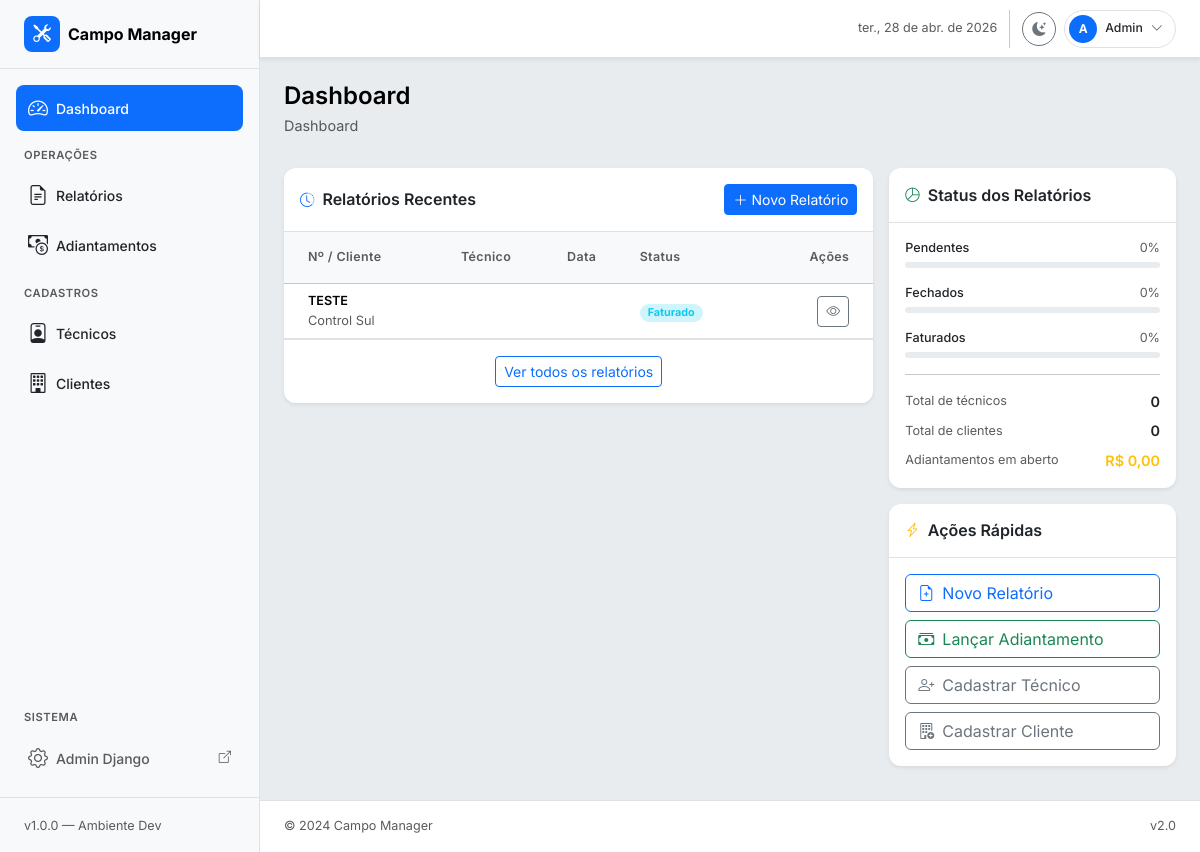
Before: /dashboard/ with the older database file.
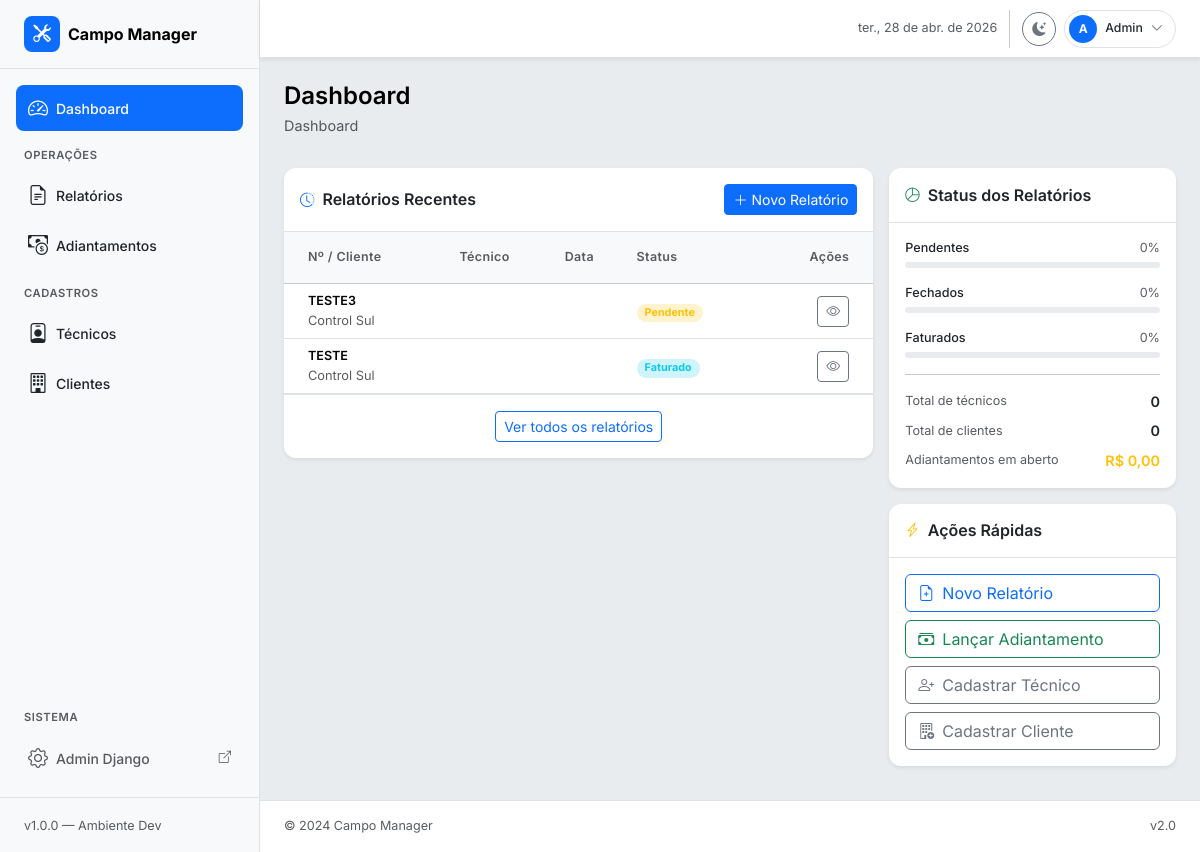
After: the same page with the newer database file.
### relatorios/models.py (models this page shows, shortened)
class RelatorioTecnico(models.Model):
    numero = models.CharField("Número", max_length=30, unique=True)
    status = models.CharField(
        "Status",
        max_length=20,
        choices=StatusRelatorio.choices,
        default=StatusRelatorio.RASCUNHO,
    )
    cliente = models.ForeignKey(
        Cliente,
        on_delete=models.PROTECT,
        related_name="relatorios",
        verbose_name="Cliente",
    )
    tecnico_responsavel = models.ForeignKey(
        Tecnico,
        on_delete=models.PROTECT,
        related_name="relatorios_responsavel",
        verbose_name="Técnico responsável",
    )
    tecnicos_adicionais = models.ManyToManyField(
        Tecnico,
        through="RelatorioTecnicoEquipe",
        related_name="relatorios_equipe",
        blank=True,
        verbose_name="Equipe adicional",
    )
    cidade_atendimento = models.CharField("Cidade de atendimento", max_length=100)
    uf_atendimento = models.CharField(
        "UF",
        max_length=2,
        choices=UF.choices,
        default=UF.PR,
    )
    tipo_localidade = models.CharField(
        "Tipo de localidade",
        max_length=10,
        choices=TipoLocalidade.choices,
        default=TipoLocalidade.INTERIOR,
    )
    data_inicio = models.DateField("Data início")
    data_fim = models.DateField("Data fim")
    motivo = models.TextField("Motivo / Descrição do serviço")
    centro_custo = models.CharField(
        "Centro de custo / Classificação",
        max_length=100,
        blank=True,
        help_text="Aplicado a todos os itens deste relatório.",
    )
    valor_adiantamento = models.DecimalField(
        "Adiantamento recebido (R$)",
        max_digits=10,
        decimal_places=2,
        default=Decimal("0.00"),
        validators=[MinValueValidator(Decimal("0.00"))],
    )
    observacoes = models.TextField("Observações gerais", blank=True)
    criado_em = models.DateTimeField(auto_now_add=True)
    atualizado_em = models.DateTimeField(auto_now=True)
    class Meta:
        verbose_name = "Relatório Técnico"
        verbose_name_plural = "Relatórios Técnicos"
        ordering = ["-data_inicio", "-criado_em"]

class Cliente(models.Model):
    nome = models.CharField("Nome / Razão Social", max_length=200)
    cnpj_cpf = models.CharField(
        "CNPJ / CPF",
        max_length=20,
        blank=True,
        null=True,
        unique=True,
    )
    cidade = models.CharField("Cidade", max_length=100)
    uf = models.CharField("UF", max_length=2, choices=UF.choices, default=UF.PR)
    contato = models.CharField("Contato", max_length=100, blank=True)
    telefone = models.CharField("Telefone", max_length=20, blank=True)
    email = models.EmailField("E-mail", blank=True)
    ativo = models.BooleanField("Ativo", default=True)
    criado_em = models.DateTimeField(auto_now_add=True)
    class Meta:
        verbose_name = "Cliente"
        verbose_name_plural = "Clientes"
        ordering = ["nome"]
    def __str__(self):
        return self.nome

### relatorios/views.py (the view)
# urls.py: path("dashboard/", views.DashboardView.as_view(), name="dashboard"),
class DashboardView(TemplateView):
    template_name = "dashboard/dashboard.html"
    def get_context_data(self, **kwargs):
        ctx = super().get_context_data(**kwargs)
        total = RelatorioTecnico.objects.count()
        d = total or 1
        ctx.update(
            {
                "titulo_pagina": "Dashboard",
                "total_relatorios": total,
                "total_pendentes": RelatorioTecnico.objects.filter(
                    status=StatusRelatorio.PENDENTE
                ).count(),
                "total_tecnicos": Tecnico.objects.filter(ativo=True).count(),
                "total_clientes": Cliente.objects.filter(ativo=True).count(),
                "pct_rascunho": round(
                    RelatorioTecnico.objects.filter(status="rascunho").count() / d * 100
                ),
                "pct_pendente": round(
                    RelatorioTecnico.objects.filter(status="pendente").count() / d * 100
                ),
                "pct_aprovado": round(
                    RelatorioTecnico.objects.filter(status="aprovado").count() / d * 100
                ),
                "pct_faturado": round(
                    RelatorioTecnico.objects.filter(status="faturado").count() / d * 100
                ),
                "relatorios_recentes": RelatorioTecnico.objects.select_related(
                    "cliente", "tecnico_responsavel"
                ).order_by("-criado_em")[:8],
            }
        )
        return ctx

### templates/dashboard/dashboard.html (shortened to what the changed rows need)
{% extends "base.html" %}
{% block content %}
<div class="row g-3">
  <div class="col-12 col-xl-8">
    <div class="card border-0 shadow-sm">
      <div class="card-body p-0">
        {% if relatorios_recentes %}
          <div class="table-responsive">
            <table class="table table-hover align-middle mb-0">
              <thead class="table-light">
                <tr>
                  <th class="ps-4 py-3 fw-semibold text-muted small">Nº / Cliente</th>
                  <th class="py-3 fw-semibold text-muted small">Técnico</th>
                  <th class="py-3 fw-semibold text-muted small">Data</th>
                  <th class="py-3 fw-semibold text-muted small">Status</th>
                  <th class="py-3 fw-semibold text-muted small text-end pe-4">Ações</th>
                </tr>
              </thead>
              <tbody>
                {% for relatorio in relatorios_recentes %}
                <tr>
                  <td class="ps-4">
                    <div class="fw-semibold text-body-emphasis small">{{ relatorio.numero }}</div>
                    <div class="text-muted" style="font-size: .8rem;">{{ relatorio.cliente }}</div>
                  </td>
                  <td class="small">{{ relatorio.tecnico }}</td>
                  <td class="small text-muted">{{ relatorio.data|date:"d/m/Y" }}</td>
                  <td>
                    {% if relatorio.status == 'pendente' %}
                      <span class="badge bg-warning-subtle text-warning rounded-pill px-2">Pendente</span>
                    {% elif relatorio.status == 'fechado' %}
                      <span class="badge bg-success-subtle text-success rounded-pill px-2">Fechado</span>
                    {% else %}
                      <span class="badge bg-info-subtle text-info rounded-pill px-2">Faturado</span>
                    {% endif %}
                  </td>
                  <td class="text-end pe-4">
                    <a href="#" class="btn btn-sm btn-outline-secondary">
                      <i class="bi bi-eye"></i>
                    </a>
                  </td>
                </tr>
                {% endfor %}
              </tbody>
            </table>
          </div>
        {% endif %}
      </div>
    </div>
  </div>
</div>
{% endblock %}

Changed rows visible on the page:
added RelatorioTecnico: numero "TESTE3", cliente "Control Sul", status "Pendente"
